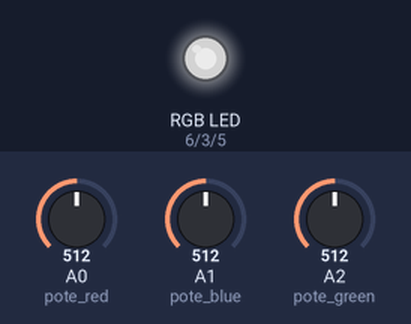
Bench run of a sketch on a simulated Arduino Uno, built with avr-gcc and run on an emulated ATmega328P. Shown: an RGB LED mixed from three pins (HIGH = lit). The inputs (shaded band) are chosen by the test bench; at power-on: A0 (pote_red) = 512, A1 (pote_blue) = 512, A2 (pote_green) = 512. Dim RGB values are drawn brighter than linear.

Above: at 1.8 s.
1.9 s: A0 (pote_red) set to 716
At 3.2 s:
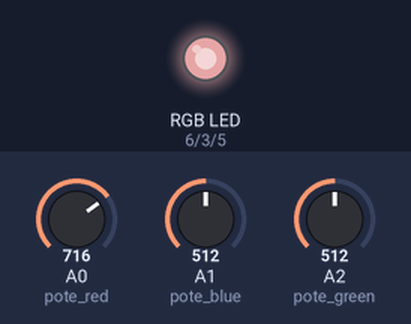
3.5 s: A1 (pote_blue) set to 716
At 4.8 s:
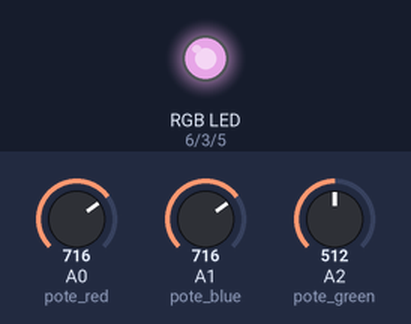
5.5 s: A2 (pote_green) set to 716
At 6.3 s:
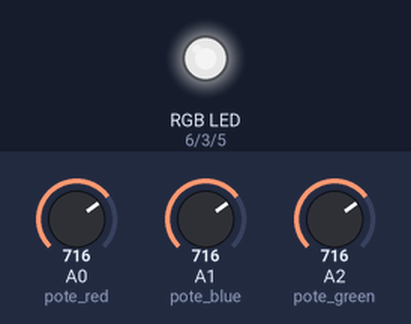
7.5 s: A0 (pote_red) set to 900
At 9.1 s:
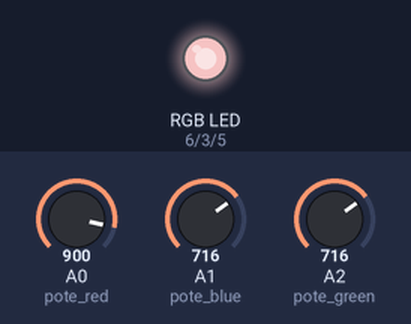
9.5 s: A1 (pote_blue) set to 900
At 10.6 s:
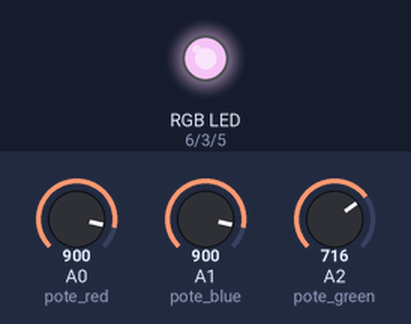
11.5 s: A2 (pote_green) set to 900
At 13.4 s:
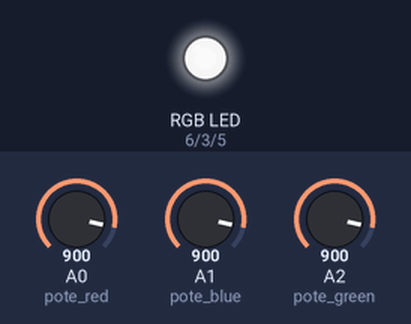
Timing chart, 0 to 14.5 s (numbered marks = the images above; inputs shaded):
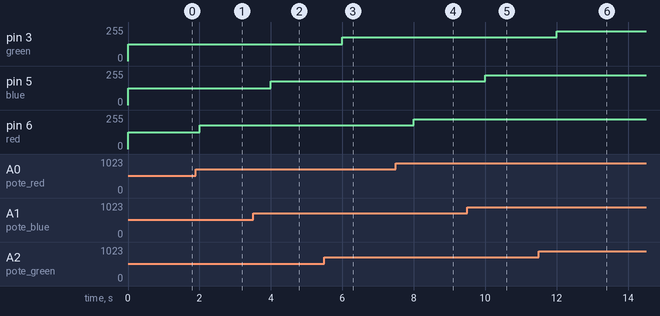

Measured:
- after the input at 1.9 s, pin 6 (red): 127/255 → 178/255 after 0.10 s
- after the input at 3.5 s, pin 5 (blue): 127/255 → 178/255 after 0.50 s
- after the input at 5.5 s, pin 3 (green): 127/255 → 178/255 after 0.50 s
- after the input at 7.5 s, pin 6 (red): 178/255 → 224/255 after 0.50 s
- after the input at 9.5 s, pin 5 (blue): 178/255 → 224/255 after 0.51 s
- after the input at 11.5 s, pin 3 (green): 178/255 → 224/255 after 0.51 s

The sketch:

ejercicio5.ino
```cpp
#define red 6
#define blue 5
#define green 3
#define pote_red A0
#define pote_blue A1
#define pote_green A2

void setup()
{
  pinMode(red, OUTPUT);
  pinMode(green, OUTPUT);
  pinMode(blue, OUTPUT);
}

void loop()
{
  int red_value = map(analogRead(pote_red), 0, 1023, 0, 255);
  int blue_value = map(analogRead(pote_blue), 0, 1023, 0, 255);
  int green_value = map(analogRead(pote_green), 0, 1023, 0, 255);

  analogWrite(red, red_value);
  analogWrite(blue, blue_value);
  analogWrite(green, green_value);
  delay(1000);

}
```
